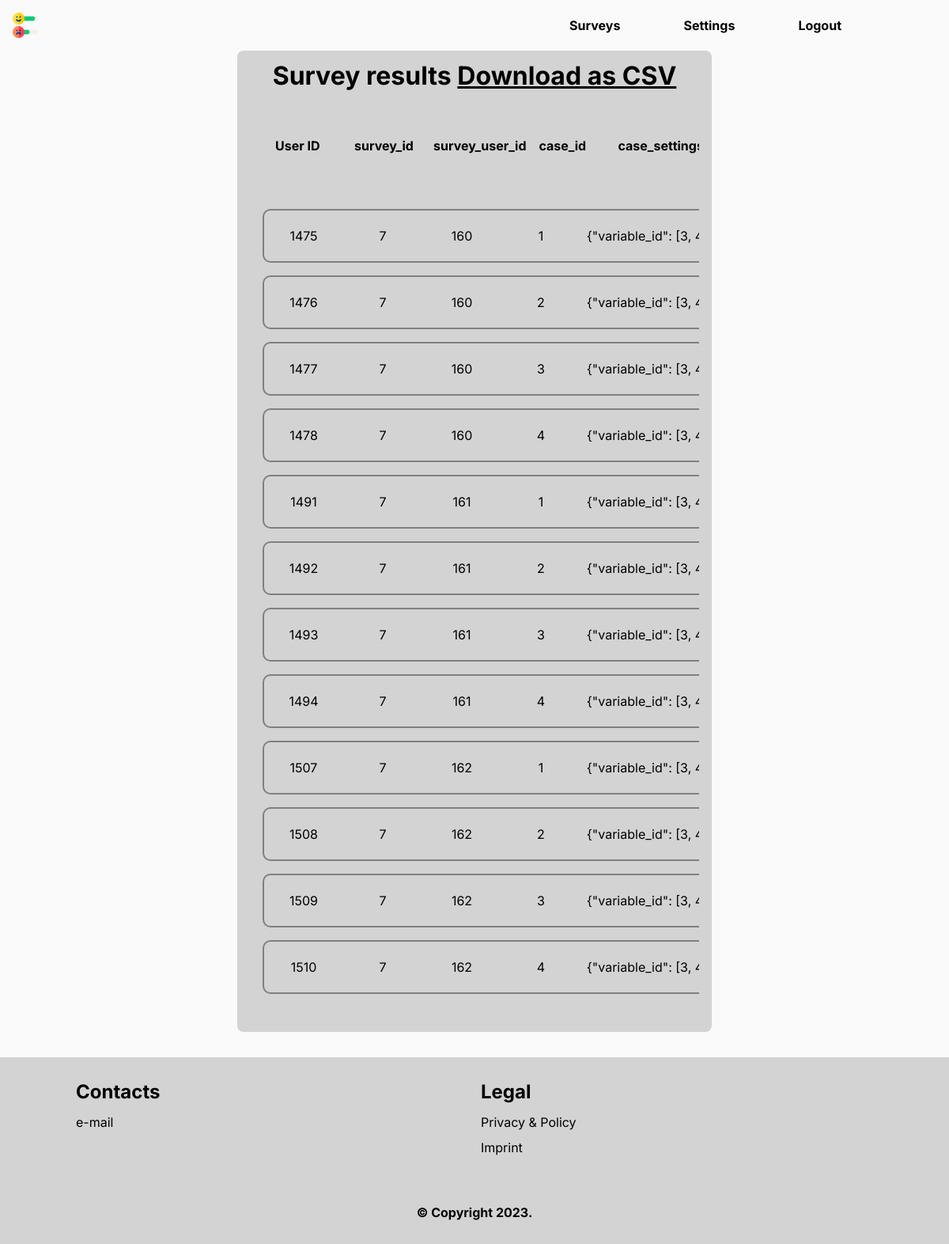
Page /survey/7/results/ (signed in) on the committed database.
### app/models.py (models this page shows, shortened)
class SurveyCase(models.Model):
    survey_id = models.ForeignKey(Survey, on_delete=models.CASCADE)
    survey_user_id = models.ForeignKey(SurveyUser, on_delete=models.CASCADE)
    case_id = models.IntegerField(default=0)
    case_settings = models.JSONField(default=dict)
    case_answer = models.JSONField(default=dict)

class Survey(models.Model):
    LANGUAGE = (
        (DE, 'German'),
        (EN, 'English'),
        (IT, 'Italian'),
        (ES, 'Spanish'),
    )
    user_id = models.ForeignKey(User, on_delete=models.CASCADE, blank=True)
    name = models.CharField(max_length=160)
    language = models.CharField(max_length=2, choices = LANGUAGE, default='EN')
    description = models.CharField(max_length=320,null=True,blank=True)
    survey_zero = models.BooleanField(default=False, blank=True)
    suvery_var_cat_id = models.ForeignKey(VariablesCategory, on_delete=models.CASCADE, null=True, blank=True)
    external_title = models.CharField(max_length=160, null=False, blank=False, default="Survey")
    external_subtitle = models.CharField(max_length=320, null=True, blank=True)
    external_description = models.TextField(null=True, blank=True)
    external_faq = models.TextField(null=True, blank=True)
    external_privacy = models.TextField(null=True, blank=True)
    variables = models.JSONField(default=dict)
    form_start = models.ForeignKey(FormSurvey, on_delete=models.CASCADE, null=True, blank=True,related_name='form_start')#models.JSONField(default=dict)
    form_survey = models.ForeignKey(FormSurvey, on_delete=models.CASCADE, null=True, blank=True,related_name='form_survey')#models.JSONField(default=dict)
    redirect_to = models.ForeignKey('self', on_delete=models.SET_NULL, null=True, blank=True)
    title_case = models.CharField(max_length=160, null=False, blank=False, default="Case")
    title_question =  models.CharField(max_length=160, null=False, blank=False, default="Questions")
    help_title = models.CharField(max_length=320, null=True, blank=True)
    help_text1 = models.CharField(max_length=320, null=True, blank=True)
    help_text2 = models.CharField(max_length=320, null=True, blank=True)
    first_survey = models.BooleanField(default=False, blank=True)
    last_survey = models.BooleanField(default=False, blank=True)
    survey_end_text = models.TextField(null=True, blank=True)
    max_cases = models.IntegerField(null=True, blank=True)
    def __str__(self):
        return str(self.id)

class SurveyUser(models.Model):
    user_settings = models.JSONField(default=dict)
    survey_id = models.IntegerField(null=True, blank=True)
    user_choiche = models.JSONField(default=dict)
    def __str__(self):
        return str(self.id)

### app/views.py (the view)
# urls.py: path('survey/<testid>/results/', views.testresults, name="test-results"),
@login_required
def testresults(request, testid):
    testid = testid
    survey_data = SurveyCase.objects.filter(survey_id=testid)
    context = {
       'survey_data':survey_data
    }
    return render(request, 'app/report.html', context=context)

### app/templates/app/report.html (shortened to what this page needs)
{% extends "app/header.html" %}
{% load static %}
{% block content %}
<section class="sectionResults">
    <div class="boxCenter pad">
        <h1>Survey results
            <a href="#" onclick="download_table_as_csv('creators-table');">Download as CSV</a>
        </h1>
        <div class="cardContainer" style="overflow-x:auto;">
            <table id="creators-table" data-name="product-table">
                <thead>
                    <tr id="tableHeader">
                        <th scope="col">User ID</th>
                        <th scope="col">survey_id</th>
                        <th scope="col">survey_user_id</th>
                        <th scope="col">case_id</th>
                        <th scope="col">case_settings</th>
                    </tr>
                </thead>
                <tbody>
                    {% for data in survey_data %}
                        <tr class="tbc">
                            <td>{{data.id}}</td>
                            <td>{{data.survey_id}}</td>
                            <td>{{data.survey_user_id}}</td>
                            <td>{{data.case_id}}</td>
                            <td>{{data.case_settings}}</td>
                        </tr>
                    {% endfor %}
                </tbody>
            </table>
        </div>
    </div>
</section>
{% endblock %}

### app/templates/app/header.html (shortened to what this page needs)
{% load static %}
<!DOCTYPE html>
<html>
<head>
    <link rel="stylesheet" type="text/css" href="{% static 'app/main.css' %}?version=11">
    <link rel="stylesheet" type="text/css" href="{% static 'app/mabtu.css' %}?version=11">
    <link href="https://cdnjs.cloudflare.com/ajax/libs/Chart.js/2.9.4/Chart.css"rel="stylesheet">
</head>
<body>
    <header class="pad" id="header">
        {% if user.is_authenticated %}
        <a href="{% url 'app:test-create' %}" class="logo"><img src="{% static 'app/logo.png' %}" alt="Home"
            class="logo-header" /></a>
        <nav id="nav" aria-label="Main Navigation">
            <ul>
                <li class="navbar-item"><a href="{% url 'app:test-create' %}">Surveys</a></li>
                <li class="navbar-item"><a href="{% url 'app:test-createsettings' %}">Settings</a></li>
                <li class="navbar-item"><a href="{% url 'logout' %}">Logout</a></li>
            </ul>
        </nav>
        {% else %}
        <a href="{% url 'app:homepage' %}" class="logo"><img src="{% static 'app/logo.png' %}" alt="Home"
            class="logo-header" /></a>
        <div onclick="openHelp()"class="help-button"><img src="{% static 'app/question-mark.png' %}" alt="Home"
            class="logo-help" /></div>
        {% endif %}
    </header>
    <main>
        {% block content %}{% endblock %}
    </main>
    <footer class="pad6">
        <div class="menu-footer">
            <div class="menu-footer-item">
                <h3>Contacts</h3>
                <ul>
                    <li><a href="mailto:mattia.dallai@hotmail.de">e-mail</a></li>
                </ul>
            </div>
            <div class="menu-footer-item">
                <h3>Legal</h3>
                <ul>
                    <li><a href="https://dallai.de/privacy">Privacy & Policy</a></li>
                    <li><a href="https://dallai.de/imprint">Imprint</a></li>
                </ul>
            </div>
        </div>
        <div class="copyright">
            &copy; Copyright <span id="year"></span>.
        </div>
    </footer>
</body>
</html>

### app/static/app/mabtu.css (style rules this page uses)
:root { --dark: var(--whitish); --form: lightgrey; --red: red; --light: black; --white: black; --black: white; --grey: lightgrey; --borderRadiusSmall: 8px; --borderRadiusBig: 8px; --whitish: #fafafa }
html, body, div, span, h1, h3, a, img, ul, li, form, label, footer, header, section { margin: 0; padding: 0; border: 0; font-size: 100%; }
footer, header, section { display: block; }
ul { list-style: none; }
*, *::before, *::after { box-sizing: border-box; font-family: 'Inter', sans-serif; }
html { font-family: 'Inter', sans-serif; background-color: var(--dark); margin: 0; padding: 0; scroll-behavior: smooth; }
body { margin: 0; line-height: 1; box-sizing: border-box !important; }
section { margin: 0 auto; width: 100%; }
.cardContainer { display: grid; grid-template-columns: repeat(auto-fit, minmax(300px, 1fr)); grid-gap: 8px; padding: 0 0 0rem 0; }
.boxCenter { grid-column-start: 1; grid-column-end: 4; text-align: center; margin: 4rem auto 2rem auto; background-color: var(--form); color: var(--dark); border-radius: var(--borderRadiusSmall); padding: 1rem; max-width: 50%; }
.boxCenter>h1 { color: black !important; font-size: 2rem; margin: 0 0 0.5rem 0; }
header { text-align: center; position: fixed; z-index: 9; width: 100%; height: 4rem; background-color: var(--dark); color: var(--white); top: 0; padding: 0 3rem 0 3rem; }
.logo { top: 1rem; position: absolute; z-index: 9; }
.logo-header { height: 32px; }
.pad { padding-left: 4rem; padding-right: 4rem; }
.pad6 { padding-left: 6rem; padding-right: 6rem; }
footer { background-color: var(--form); width: 100%; }
.menu-footer { display: grid; grid-template-columns: repeat(auto-fit, minmax(240px, 1fr)); column-gap: 1rem; padding-top: 2rem; padding-bottom: 2rem; color: var(--dark); }
.menu-footer-item>h3 { font-weight: 700; font-size: 1.5rem; }
.menu-footer-item>ul { list-style-type: none; margin: 0; padding: 0; overflow: hidden; }
.menu-footer-item>ul>li { padding: 1rem 0 1rem 0; }
.menu-footer-item>ul>li>a { display: block; color: var(--dark); text-align: center; text-decoration: none; float: left; line-height: normal; }
.copyright { text-align: center; color: var(--dark); font-size: 1rem; padding: 2rem; font-weight: 700; }
@media only screen and (min-width: 768px) { header { display: grid; align-items: center; grid-template-columns: repeat(auto-fit, minmax(240px, 1fr)); } }
@media only screen and (min-width: 768px) { .logo { grid-column: 2 / 3; top: 1rem; position: absolute; z-index: 9; } }
header { background-color: var(--whitish) !important; }
.menu-footer { color: black; }
.menu-footer-item>ul>li>a { color: black; }
.copyright { color: black; }
table { border-collapse: separate; border-spacing: 0 1em; }
tr { display: block; margin: 1rem; width: unset; }
td { overflow: hidden; text-overflow: ellipsis; max-width: 300px; white-space: nowrap; }
tr.tbc { color: var(--white); }
tr.tbc>td { margin: 1rem; padding: 0.5rem 0.5rem 0.5rem 0.5rem; }
tr td { min-width: 100px; }
.tbc { border: 2px grey solid; border-radius: 10px; background-color: lightgrey; }
#tableHeader { border-radius: 8px; padding-left: 0.5rem; }
@media only screen 
and (min-device-width : 768px) 
and (max-device-width : 1024px)
and (-webkit-min-device-pixel-ratio: 1) { .pad { padding-left: 1rem; padding-right: 1rem; } }

### rows in the picture
SurveyCase: id "1475", survey_id "7", survey_user_id "160", case_id "1", case_settings "{\"variable_id\": [3, 4, 5], \"template_i…"
SurveyCase: id "1476", survey_id "7", survey_user_id "160", case_id "2", case_settings "{\"variable_id\": [3, 4, 5], \"template_i…"
SurveyCase: id "1477", survey_id "7", survey_user_id "160", case_id "3", case_settings "{\"variable_id\": [3, 4, 5], \"template_i…"
SurveyCase: id "1478", survey_id "7", survey_user_id "160", case_id "4", case_settings "{\"variable_id\": [3, 4, 5], \"template_i…"
SurveyCase: id "1491", survey_id "7", survey_user_id "161", case_id "1", case_settings "{\"variable_id\": [3, 4, 5], \"template_i…"
SurveyCase: id "1492", survey_id "7", survey_user_id "161", case_id "2", case_settings "{\"variable_id\": [3, 4, 5], \"template_i…"
SurveyCase: id "1493", survey_id "7", survey_user_id "161", case_id "3", case_settings "{\"variable_id\": [3, 4, 5], \"template_i…"
SurveyCase: id "1494", survey_id "7", survey_user_id "161", case_id "4", case_settings "{\"variable_id\": [3, 4, 5], \"template_i…"
SurveyCase: id "1507", survey_id "7", survey_user_id "162", case_id "1", case_settings "{\"variable_id\": [3, 4, 5], \"template_i…"
SurveyCase: id "1508", survey_id "7", survey_user_id "162", case_id "2", case_settings "{\"variable_id\": [3, 4, 5], \"template_i…"
SurveyCase: id "1509", survey_id "7", survey_user_id "162", case_id "3", case_settings "{\"variable_id\": [3, 4, 5], \"template_i…"
SurveyCase: id "1510", survey_id "7", survey_user_id "162", case_id "4", case_settings "{\"variable_id\": [3, 4, 5], \"template_i…"
